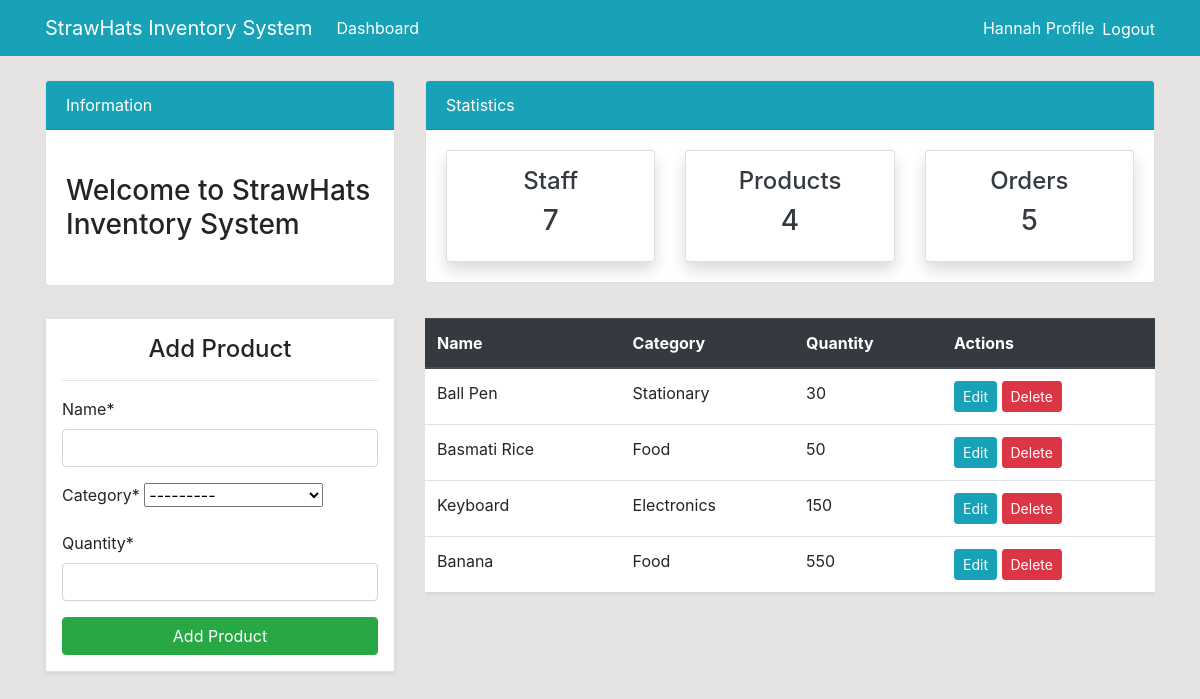
The app's page /product/ (signed in), older data.
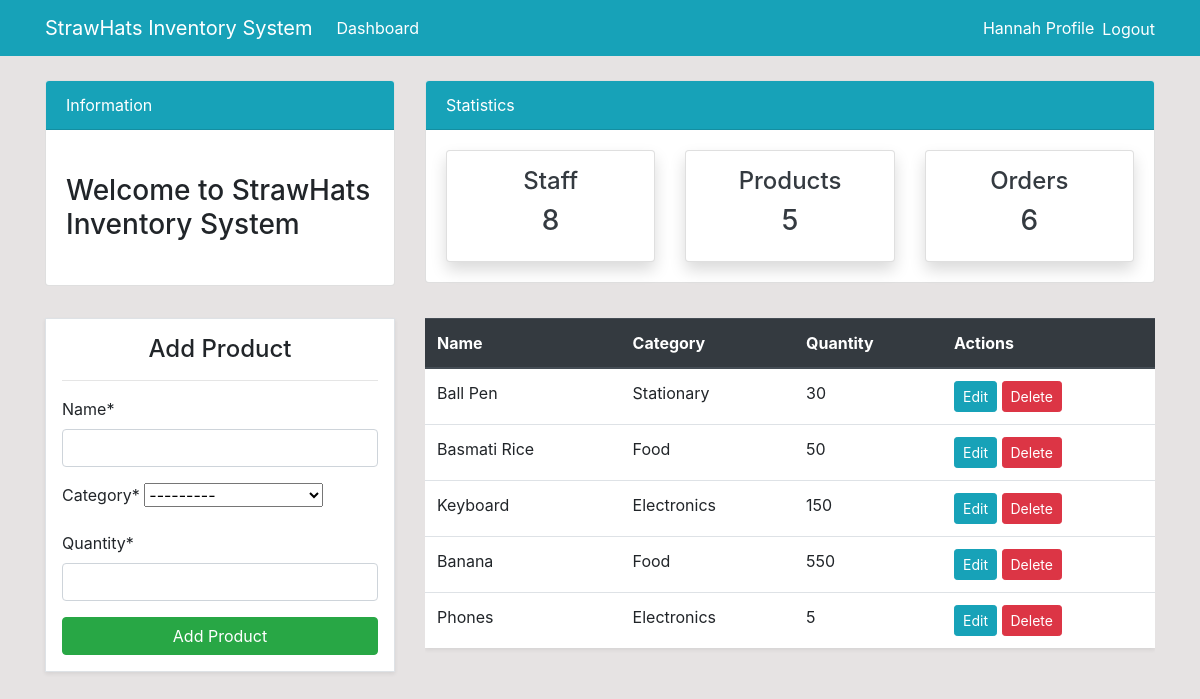
The same page, newer data.
### dashboard/models.py (models this page shows, shortened)
class Product(models.Model):
    name = models.CharField(max_length=100, null=True)
    category=models.CharField(max_length=20, choices=CATEGORY, null=True)
    quantity=models.PositiveIntegerField(null=True)
    class Meta:
        verbose_name_plural = 'Product'

### dashboard/views.py (the view)
# urls.py: path('product/', views.product, name='dashboard-product'),
@login_required
def product(request):
    products = Product.objects.all()
    products_count = products.count()
    orders_count = Order.objects.all().count()
    workers_count = User.objects.all().count()
    if request.method == 'POST':
        form = ProductForm(request.POST)
        if form.is_valid():
            product = form.save()
            product_name = product.name
            messages.success(request, f'Product "{product_name}" has been successfully added!')
            return redirect('dashboard-product')
        else:
            messages.error(request, 'Failed to add the product. Please check the form for errors.')
    else:
        form = ProductForm()
    if not products.exists():
        messages.info(request, 'No products are currently available. Start by adding a new product!')
    context = {
        'items': products,
        'form': form,
        'workers_count' :workers_count,
        'orders_count' :orders_count,
        'products_count' : products_count,
    }
    return render(request, 'dashboard/product.html', context)

### dashboard/forms.py
class ProductForm(forms.ModelForm):
    class Meta:
        model = Product
        fields = ['name', 'category', 'quantity']

### templates/dashboard/product.html (shortened to what this page needs)
{% extends 'partials/base.html' %}
{% load crispy_forms_tags %}
{% block content %}
{% include 'partials/topnav.html' %}
<div class="container">
    <div class="row my-4">
        <div class="col-md-4">
            <div class="border bg-white p-3 shadow-sm">
                <h4 class="text-center">Add Product</h4>
                <hr>
                <form method="POST">
                    {{ form|crispy }}
                    <button class="btn btn-success w-100" type="submit">Add Product</button>
                </form>
            </div>
        </div>
        <div class="col-md-8">
            <div class="table-responsive">
                <table class="table table-hover bg-white shadow-sm">
                    <thead class="thead-dark">
                        <tr>
                            <th scope="col">Name</th>
                            <th scope="col">Category</th>
                            <th scope="col">Quantity</th>
                            <th scope="col">Actions</th>
                        </tr>
                    </thead>
                    <tbody>
                        {% if items %}
                        {% for item in items %}
                        <tr>
                            <td>{{ item.name }}</td>
                            <td>{{ item.category }}</td>
                            <td>{{ item.quantity }}</td>
                            <td>
                                <a class="btn btn-info btn-sm" href="{% url 'dashboard-product-update' item.id %}">Edit</a>
                                <a class="btn btn-danger btn-sm" href="{% url 'dashboard-product-delete' item.id %}">Delete</a>
                            </td>
                        </tr>
                        {% endfor %}
                        {% else %}
                        <tr>
                            <td colspan="4" class="text-center text-muted">No products found. Add a product to get started!</td>
                        </tr>
                        {% endif %}
                    </tbody>
                </table>
            </div>
        </div>
    </div>
</div>
{% endblock %}

Row changes from the older to the newer data that the page shows:
added Product: name "Phones", category "Electronics", quantity "5"
Text that changed along with them:
{{ workers_count }}: "7" → "8"
{{ products_count }}: "4" → "5"
{{ orders_count }}: "5" → "6"
